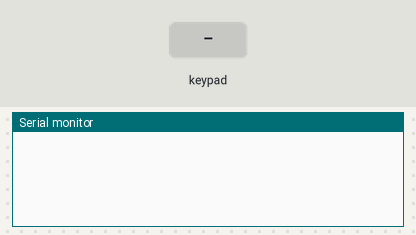
This sketch was run on a simulated Arduino Uno, built with avr-gcc and run on an emulated ATmega328P. On the bench: the last lines printed to the serial monitor. The test bench sets the inputs (shaded band).

Above: at 1.2 s.
1.3 s: key 'U' pressed
At 2.4 s:
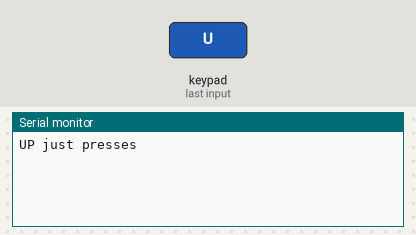
2.8 s: key 'D' pressed
At 3.6 s:
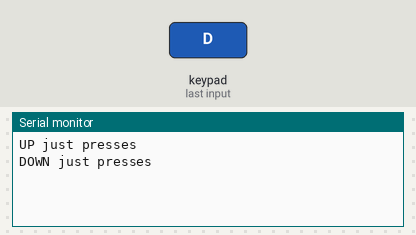
4.3 s: key 'X' pressed
At 4.7 s:
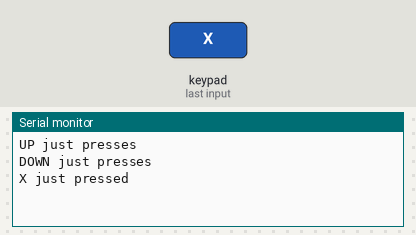
5.8 s: key 'O' pressed
At 7.0 s:
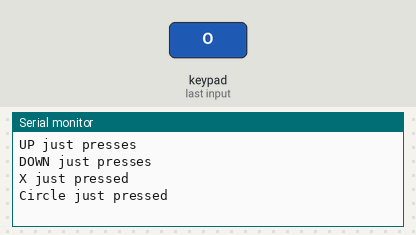
7.3 s: key 'S' pressed
At 8.2 s:
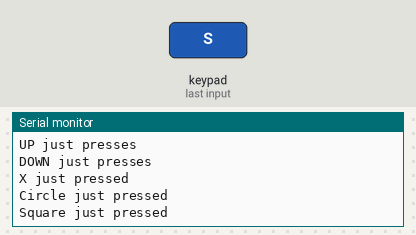
8.8 s: key 'T' pressed
At 9.3 s:
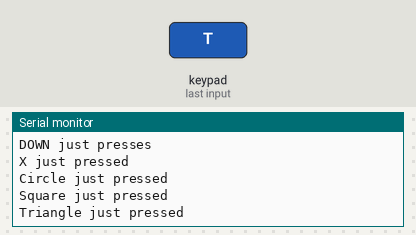

Measured:
- after the input at 1.3 s, the serial monitor: prints a new line at once (image 1)
- after the input at 2.8 s, the serial monitor: prints a new line at once (image 2)
- after the input at 4.3 s, the serial monitor: prints a new line at once (image 3)
- after the input at 5.8 s, the serial monitor: prints a new line at once (image 4)
- after the input at 7.3 s, the serial monitor: prints a new line at once (image 5)
- after the input at 8.8 s, the serial monitor: prints a new line at once (image 6)

The sketch:

PS2TestAnalog.ino
```cpp
#include <PS2X_lib.h>
PS2X ps2x;

#define PS2_DAT        13
#define PS2_CMD        11
#define PS2_SEL        10
#define PS2_CLK        12

int green=0; int red=0; int blue=0; int pink=0;
int L1=0; int L2=0; int R1=0; int R2=0;
int UP=0; int DOWN=0; int LEFT=0; int RIGHT=0;
int SELECT=0; int START=0;

void setup() {
  ps2x.config_gamepad(PS2_CLK, PS2_CMD, PS2_SEL, PS2_DAT, false, false);
  Serial.begin(9600);

}

void loop() {
   ps2x.read_gamepad();

   green=ps2x.ButtonPressed(PSB_GREEN);
   red=ps2x.ButtonPressed(PSB_RED);
   blue=ps2x.ButtonPressed(PSB_BLUE);
   pink=ps2x.ButtonPressed(PSB_PINK);
   L1=ps2x.ButtonPressed(PSB_L1);
   L2=ps2x.ButtonPressed(PSB_L2);
   R1=ps2x.ButtonPressed(PSB_R1);
   R2=ps2x.ButtonPressed(PSB_R2);
   UP=ps2x.ButtonPressed(PSB_PAD_UP);
   DOWN=ps2x.ButtonPressed(PSB_PAD_DOWN);
   LEFT=ps2x.ButtonPressed(PSB_PAD_LEFT);
   RIGHT=ps2x.ButtonPressed(PSB_PAD_RIGHT);
   SELECT=ps2x.ButtonPressed(PSB_SELECT);
   START=ps2x.ButtonPressed(PSB_START);


   if(green==1 && R1==0){
   Serial.println("Triangle just pressed");
   red=0;
   }

   if(red==1){
   Serial.println("Circle just pressed");
   blue=0;
   }

   if(blue==1){
   Serial.println("X just pressed");
   pink=0;
   }

   if(pink==1)
   Serial.println("Square just pressed");

   if(L1==1 && R2==0){
   Serial.println("L1 just pressed");
   R1=0;
   }

   if(L2==1 && LEFT==0){
   Serial.println("L2 just pressed");
   R2=0;
   }

   if(R1==1 && green==1)
   Serial.println("R1 just pressed");
   if(R2==1 && L1==1)
   Serial.println("R2 just pressed");

   if(UP==1 && START==0){
   Serial.println("UP just presses");
   RIGHT==0;
   }

   if(DOWN==1 && RIGHT==0){
   Serial.println("DOWN just presses");
   LEFT=0;
   }

   if(LEFT==1 && L2==1)
   Serial.println("LEFT just presses");

   if(RIGHT==1 && DOWN==1)
   Serial.println("RIGHT just presses");

   if(SELECT==1 )
   Serial.println("SELECT just presses");
   if(START==1 )
   Serial.println("START just presses");
   /*if(ps2x.Analog(PSS_LX)<110)
   {

   }*/
   //Serial.print("Left Stick:");
   int l_axis=(114-ps2x.Analog(PSS_LY));
   int r_axis=(ps2x.Analog(PSS_RX)-114);
   if((l_axis>20)&&(r_axis>-10)&&(r_axis<10))
   Serial.println("GO FRONT");
   else if((l_axis<-20)&&(r_axis>-10)&&(r_axis<10))
   Serial.println("GO BACK");

  /* Serial.print(ps2x.Analog(PSS_LY));
   Serial.print("      Right Stick:");
   Serial.print(ps2x.Analog(PSS_RX));
   Serial.print(",");
   Serial.println(ps2x.Analog(PSS_RY));*/


   else if((r_axis>30)&&(l_axis>-50)&&(l_axis<50))
   Serial.println("GO RIGHT");
   else if((r_axis<-30)&&(l_axis>-50)&&(l_axis<50))
   Serial.println("GO LEFT");

   else if((r_axis>20)&&(l_axis>20))
   Serial.println("TURN RIGHT ");
   else if((r_axis<-20)&&(l_axis>20))
   Serial.println("TURN LEFT ");


 }
```
